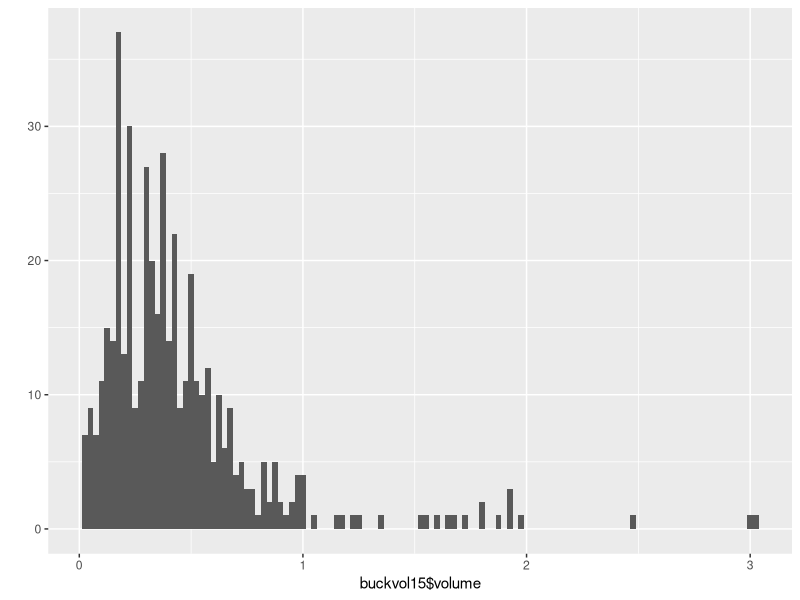
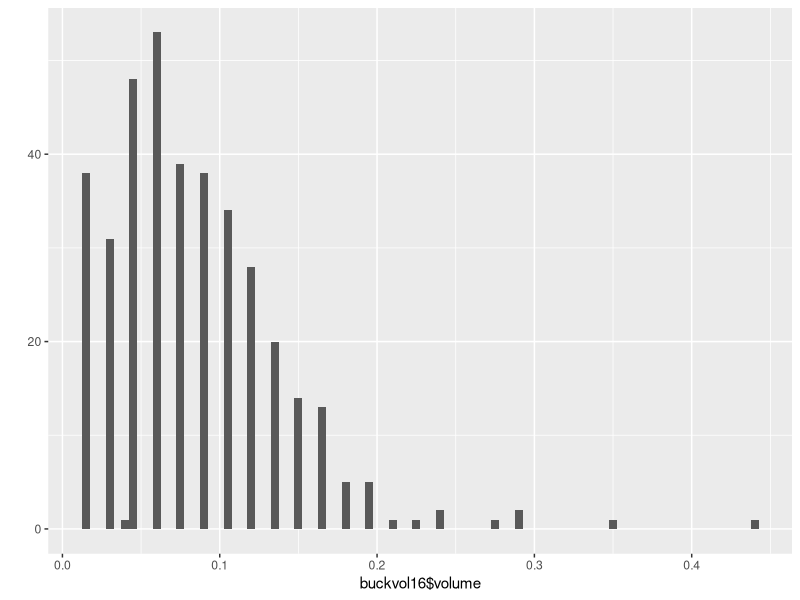
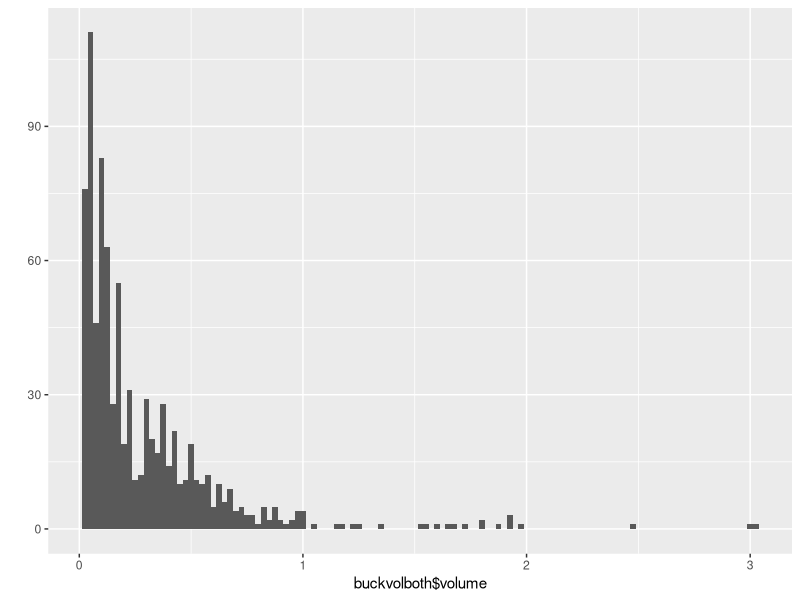
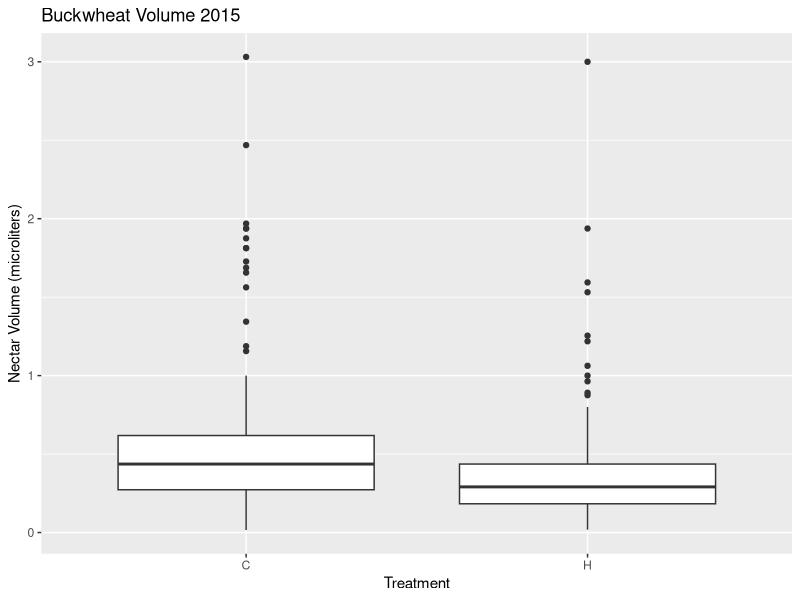
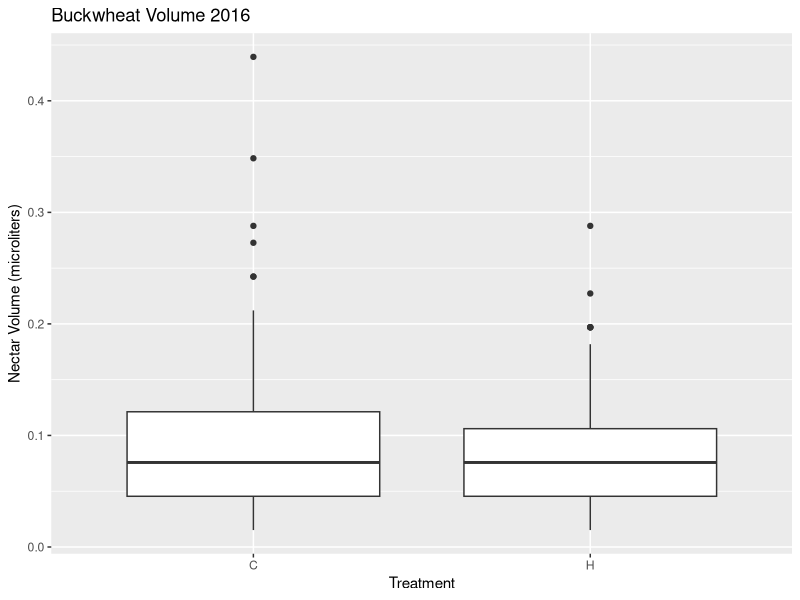
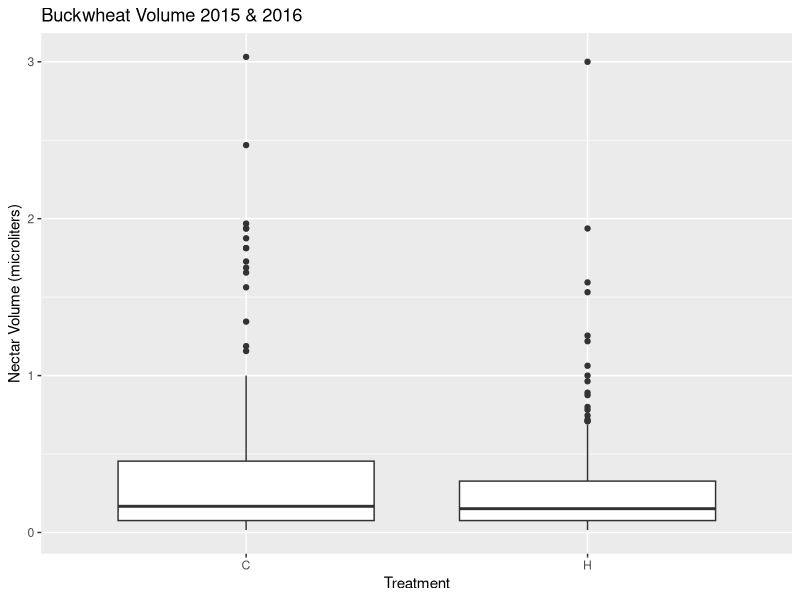
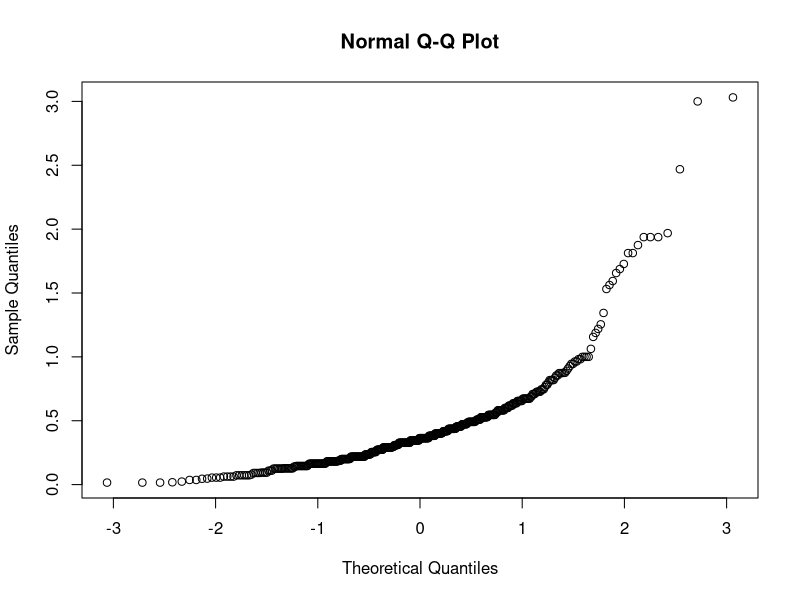
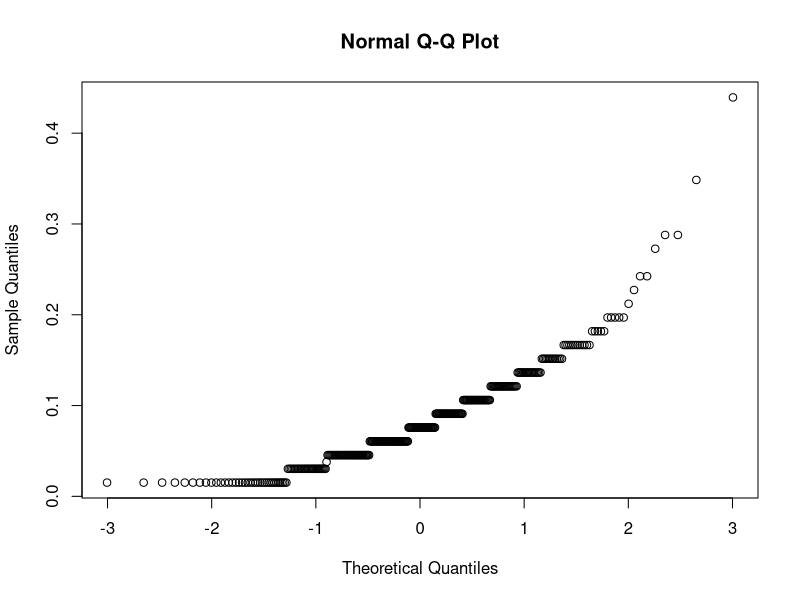

These figures' R source, in order:
library(ggplot2)
library(dplyr)

setwd("D:/Iowa State University/Debinski Lab/Nectar data/MAL")

buckvol15 <- read.csv("nectar analysis/data files/buckvol15.csv", header = T)
buckvol16 <- read.csv("nectar analysis/data files/buckvol16.csv", header = T)
buckvolboth <- rbind(buckvol15,buckvol16)

#Data summaries

summary(buckvol15)
summary(buckvol16)
summary(buckvolboth)

summarize(group_by(buckvol15, treatment), meanVol = mean(volume), sdVolume = sd(volume))
summarize(group_by(buckvol16, treatment), meanVol = mean(volume), sdVolume = sd(volume))
summarize(group_by(buckvolboth, treatment), meanVol = mean(volume), sdVolume = sd(volume))

qplot(buckvol15$volume, binwidth = .025)
qplot(buckvol16$volume, binwidth = .005)
qplot(buckvolboth$volume, binwidth = .025)

ggplot(buckvol15, aes(x=treatment, y=volume)) + geom_boxplot() +
  xlab("Treatment") +
  ylab("Nectar Volume (microliters)") + ggtitle("Buckwheat Volume 2015")

ggplot(buckvol16, aes(x=treatment, y=volume)) + geom_boxplot() +
  xlab("Treatment") +
  ylab("Nectar Volume (microliters)") + ggtitle("Buckwheat Volume 2016")

ggplot(buckvolboth, aes(x=treatment, y=volume)) + geom_boxplot() +
  xlab("Treatment") +
  ylab("Nectar Volume (microliters)") + ggtitle("Buckwheat Volume 2015 & 2016")

# Homoscedastic?

var15C <- sd(buckvol15$volume[buckvol15$treatment=="C"])^2
var15H <- sd(buckvol15$volume[buckvol15$treatment=="H"])^2
ratio15 <- var15C/var15H
ratio15

var16C <- sd(buckvol16$volume[buckvol16$treatment=="C"])^2
var16H <- sd(buckvol16$volume[buckvol16$treatment=="H"])^2
ratio16 <- var16C/var16H
ratio16

varbothC <- sd(buckvolboth$volume[buckvolboth$treatment=="C"])^2
varbothH <- sd(buckvolboth$volume[buckvolboth$treatment=="H"])^2
ratioboth <- varbothC/varbothH
ratioboth

# Q-Q plots

qqnorm(buckvol15$volume)
qqnorm(buckvol16$volume)
qqnorm(buckvolboth$volume)

